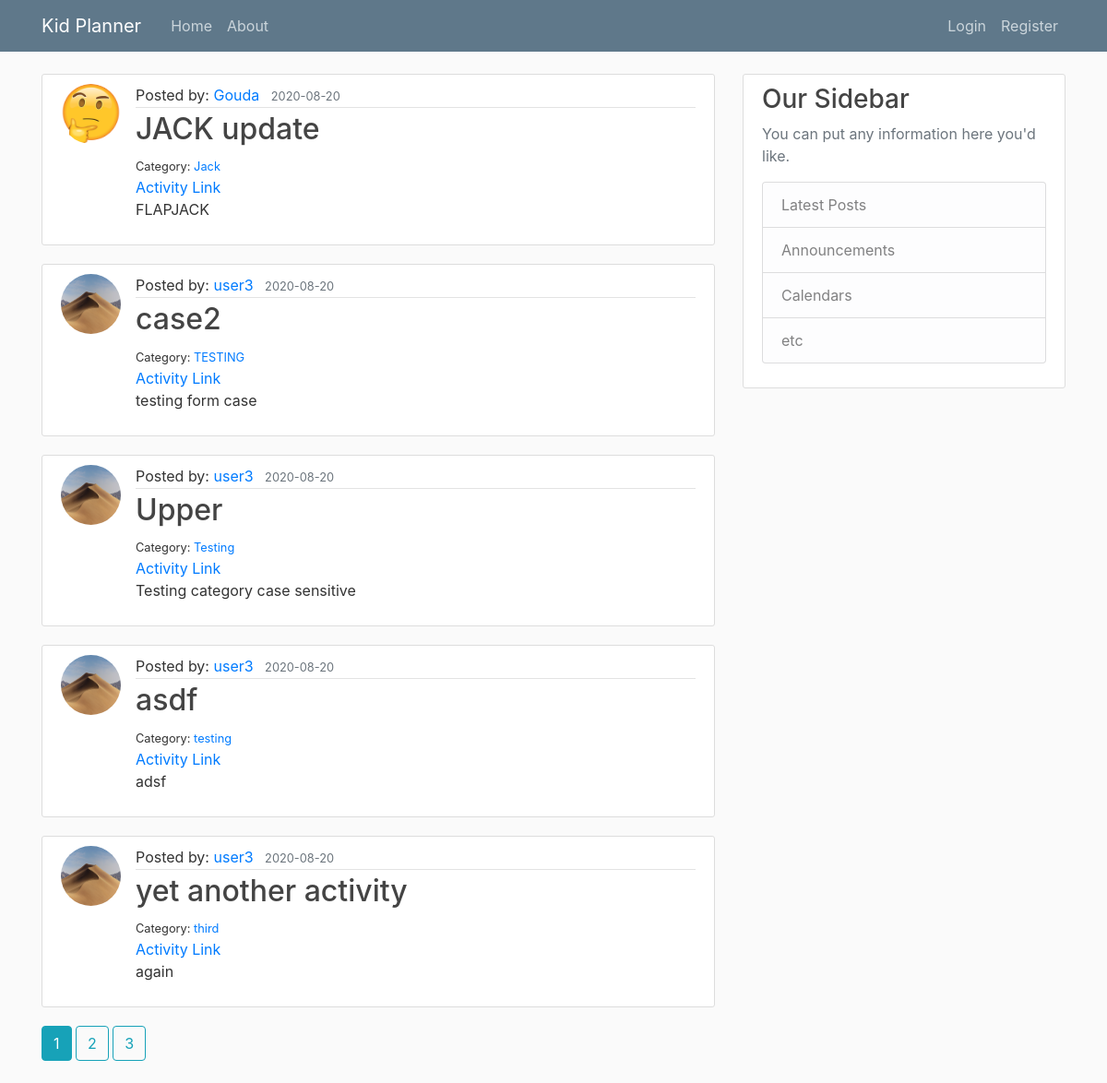
The page /home on the database its author committed.
### planner/models.py (models this page shows, shortened)
class Activity(db.Model):
    id = db.Column(db.Integer, primary_key=True)
    title = db.Column(db.String(100), nullable=False)
    link = db.Column(db.String(500), nullable=True, default="#")
    category = db.Column(db.String(100), nullable=True)
    description = db.Column(db.String(), nullable=True)
    date_posted = db.Column(db.DateTime, nullable=False, default=datetime.utcnow)
    user_id = db.Column(db.Integer, db.ForeignKey('user.id'), nullable=False)

class User(db.Model, UserMixin):
    id = db.Column(db.Integer, primary_key=True)
    username = db.Column(db.String(20), unique=True, nullable=False)
    email = db.Column(db.String(120), unique=True, nullable=False)
    image_file = db.Column(db.String(20), nullable=False, default='default.jpg')
    password = db.Column(db.String(60), nullable=False)
    activities = db.relationship('Activity', backref='author', lazy=True)

### planner/main/routes.py (the view)
@main.route('/')
@main.route('/home')
def home():
    page = request.args.get('page', 1, type=int)
    activities = Activity.query.order_by(Activity.date_posted.desc()).paginate(page=page, per_page=5)
    return render_template('home.html', activities=activities)

### planner/templates/home.html
{% extends "layout.html" %}
{% block content %}
    {% for activity in activities.items %}
        <article class="media content-section">
        <img class="rounded-circle article-img" src="{{ url_for('static', filename='profile_pics/' + activity.author.image_file) }}">
              <div class="media-body">
                <div class="article-metadata">
                  Posted by:  <a class="mr-2" href="{{ url_for('users.user_activities', username=activity.author.username) }}">{{ activity.author.username }}</a>
                  <small class="text-muted">{{ activity.date_posted.strftime('%Y-%m-%d') }}</small>
                </div>
                <h2><a class="article-title" href="{{ url_for('activities.activity', activity_id=activity.id) }}">{{ activity.title }}</a></h2>
                <small>Category:  <a href="{{ url_for('main.category_activities', category=activity.category.lower()) }}">{{ activity.category }}</a></small><br>
                <a href='{{ activity.link }}' target="_blank">Activity Link</a>
                <p class="article-content">{{ activity.description }}</p>
              </div>
            </article>
    {% endfor %}
    {% for page_num in activities.iter_pages(left_edge=1, right_edge=1, left_current=1, right_current=2) %}
      {% if page_num %}
          {% if activities.page == page_num %}
            <a class="btn btn-info mb-4" href="{{ url_for('main.home', page=page_num) }}">{{ page_num }}</a>
          {% else %}
            <a class="btn btn-outline-info mb-4" href="{{ url_for('main.home', page=page_num) }}">{{ page_num }}</a>
          {% endif %}
      {% else %}
       ...
      {% endif %}
    {% endfor %}
{% endblock content %}

### planner/static/main.css (style rules this page uses)
body { background: #fafafa; color: #333333; margin-top: 5rem; }
h1, h2, h3, h4, h5, h6 { color: #444444; }
.content-section { background: #ffffff; padding: 10px 20px; border: 1px solid #dddddd; border-radius: 3px; margin-bottom: 20px; }
.article-title { color: #444444; }
.article-content { white-space: pre-line; }
.article-img { height: 65px; width: 65px; margin-right: 16px; }
.article-metadata { padding-bottom: 1px; margin-bottom: 4px; border-bottom: 1px solid #e3e3e3 }

### rows shown on the page
Activity: image_file (placeholder picture), author.username "Gouda", date_posted "2020-08-20", title "JACK update", category "Jack", description "FLAPJACK"
Activity: image_file (picture), author.username "user3", date_posted "2020-08-20", title "case2", category "TESTING", description "testing form case"
Activity: image_file (picture), author.username "user3", date_posted "2020-08-20", title "Upper", category "Testing", description "Testing category case sensitive"
Activity: image_file (picture), author.username "user3", date_posted "2020-08-20", title "asdf", category "testing", description "adsf"
Activity: image_file (picture), author.username "user3", date_posted "2020-08-20", title "yet another activity", category "third", description "again"

### other values the page prints
{{ page_num }} "1"
{{ page_num }} "2" "3"
